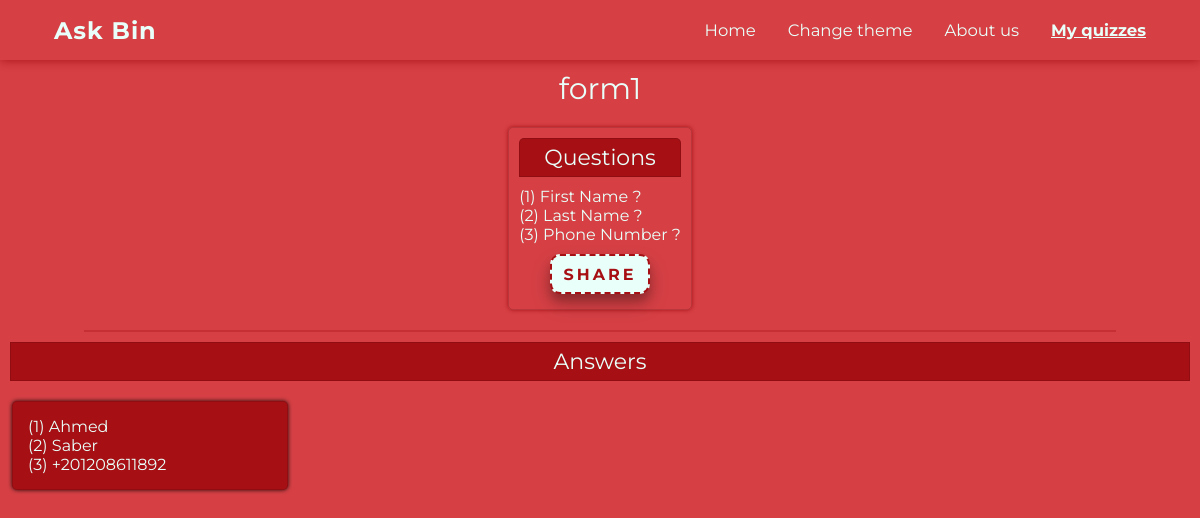
Screenshot of /viewQuiz.php?name=form1 (signed in) with the database file from the repository.
### tables this page shows
CREATE TABLE `forms` (
  `id` smallint(11) NOT NULL,
  `owner` varchar(255) NOT NULL,
  `formname` varchar(255) NOT NULL,
  `numberofquestions` smallint(11) NOT NULL,
  `questions` varchar(2550) NOT NULL
);

CREATE TABLE `submits` (
  `id` int(11) NOT NULL,
  `owner` varchar(255) NOT NULL,
  `formname` varchar(255) NOT NULL,
  `answers` varchar(2550) NOT NULL
);

### viewQuiz.php (the view, shortened to what this page needs)
<?php
include 'config.php';
?>
<!DOCTYPE html>
<html lang="en">
<head>
    <link rel="stylesheet" href="https://cdnjs.cloudflare.com/ajax/libs/font-awesome/5.15.1/css/all.min.css">
    <link rel="stylesheet" href="style.css">
</head>
<body>
    <header>
        <h1>Ask Bin</h1>
        <section class="menu">
            <ul class="menu-list">
                <li><a href="home.php">Home</a></li>
                <li onclick="theme()">Change theme</li>
                <li><a href="about.php">About us</a></li>
                <li class="active"><a href="login.php">My quizzes</a></li>
            </ul>
        </section>
    </header>
    <?php
        if (isset($_GET['name'])) {
            $formname = $_GET['name'];
            $owner = $_SESSION['username'];
            $sql = "SELECT * FROM forms WHERE owner='$owner' AND formname='$formname'";
            $result = mysqli_query($conn, $sql);
            while($row = mysqli_fetch_row($result)){
                echo '<p class="quizName">'.$row[2].'</p>';
                echo '<section class="questions">
                <p class="qa">Questions</p>';
                echo '<pre class="question">'.$row[4].'</pre>';
                echo '<button class="btn cta" onclick="copied();">Share</button>';
                echo '</section><hr>';
            }
            echo '<p class="qa qa2">Answers</p>
            <section class="answers">';
            $sql = "SELECT * FROM submits WHERE owner='$owner' AND formname='$formname'";
            $result = mysqli_query($conn, $sql);
            while($row = mysqli_fetch_row($result)){
                echo '<div class="answer">';
                echo '<pre class="answered">'.$row[3].'</pre>';
                echo '</div>';
            }
            echo '</section>';
        } else {
            header("Location: myQuizzes.php");
        }
    ?>
</body>
</html>

### style.css (style rules this page uses)
:root { --pri: #E9FFF9; --sec: #a61015; --sec2: #D64045; }
* { margin: 0; padding: 0; box-sizing: border-box; font-family: 'Montserrat', sans-serif; }
body { min-height: 100vh; width: 100%; background-color: var(--sec2); display: flex; flex-direction: column; padding-top: 50px; }
header { color: var(--pri); box-shadow: 0px 0px 10px var(--sec); background-color: var(--sec2); position: fixed; top: 0; height: 60px; width: 100%; display: flex; justify-content: space-between; align-items: center; padding: 0 54px; font-size: 15px; }
header h1 { font-size: 1.6em; letter-spacing: 1px; cursor: pointer; transition-duration: 0.2s; }
.menu { display: flex; }
.menu-list { list-style: none; display: flex; }
.menu-list li { display: inline-block; margin-left: 32px; font-size: 1.1em; cursor: pointer; transition: color 0.3s; }
.menu-list li.active, .menu-list li:hover { color: var(--pri); font-weight: bold; text-decoration: underline; }
a { color: var(--pri); text-decoration: none; }
hr { width: 86%; opacity: 0.35; margin-left: 7%; border: 1px solid var(--sec); z-index: -1; }
button.cta { border: 2px dashed var(--sec); outline: none; background-color: var(--pri); color: var(--sec); font-size: 16px; height: 60px; width: 250px; font-weight: bold; letter-spacing: 3px; text-transform: uppercase; border-radius: 10px; box-shadow: 0 10px 20px #0003, 0 7px 10px #0003; cursor: pointer; transition-duration: 0.2s; }
::placeholder { font-size:20px; color: #0005; }
.quizName { padding: 20px 0 0 0; font-size:30px; color: var(--pri); text-align: center; }
.questions { width: fit-content; margin: 20px auto; padding: 10px; border: 1px solid #0002; box-shadow: 0px 0px 4px var(--sec); border-radius: 5px; }
.question , .answered { color: var(--pri); }
.qa { text-align: center; color: var(--pri); font-size:22px; padding: 5px 0px; margin: 0px 0px 10px 0px; background-color: var(--sec); border: 1px solid #0002; border-radius: 5px 5px 0px 0px; }
.qa2 { border-radius: 0px; margin: 10px; }
.answer { width: 23%; transition-duration: 0.4s; margin:10px 1%; float: left; background-color: var(--sec); padding: 15px; border: 1px solid #0002; box-shadow: 0px 0px 4px #000d; border-radius: 5px; z-index: -1; }
.questions .btn { width: 100px; height: 40px; font-size: 16px; margin: 10px 0px 5px calc(50% - 50px); }

### rows the page displays
forms: formname "form1", questions "(1) First Name ? (2) Last Name ? (3) Phone Number ?"
submits: answers "(1) Ahmed (2) Saber (3) +201208611892"
